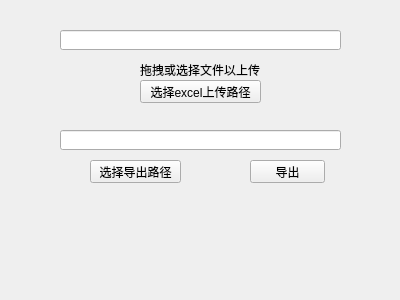
<?xml version="1.0" encoding="UTF-8"?>
<ui version="4.0">
 <class>Form</class>
 <widget class="QWidget" name="Form">
  <property name="geometry">
   <rect>
    <x>0</x>
    <y>0</y>
    <width>400</width>
    <height>300</height>
   </rect>
  </property>
  <property name="windowTitle">
   <string>商品excel转为商品文件</string>
  </property>
  <widget class="QLabel" name="label">
   <property name="geometry">
    <rect>
     <x>140</x>
     <y>60</y>
     <width>121</width>
     <height>20</height>
    </rect>
   </property>
   <property name="toolTip">
    <string>拖拽或选择文件以上传</string>
   </property>
   <property name="text">
    <string>拖拽或选择文件以上传</string>
   </property>
  </widget>
  <widget class="QLineEdit" name="lineEdit">
   <property name="geometry">
    <rect>
     <x>60</x>
     <y>30</y>
     <width>281</width>
     <height>20</height>
    </rect>
   </property>
  </widget>
  <widget class="QPushButton" name="pushButton">
   <property name="geometry">
    <rect>
     <x>140</x>
     <y>80</y>
     <width>121</width>
     <height>23</height>
    </rect>
   </property>
   <property name="text">
    <string>选择excel上传路径</string>
   </property>
  </widget>
  <widget class="QPushButton" name="pushButton_2">
   <property name="geometry">
    <rect>
     <x>90</x>
     <y>160</y>
     <width>91</width>
     <height>23</height>
    </rect>
   </property>
   <property name="text">
    <string>选择导出路径</string>
   </property>
  </widget>
  <widget class="QLineEdit" name="lineEdit_2">
   <property name="geometry">
    <rect>
     <x>60</x>
     <y>130</y>
     <width>281</width>
     <height>20</height>
    </rect>
   </property>
  </widget>
  <widget class="QPushButton" name="pushButton_3">
   <property name="geometry">
    <rect>
     <x>250</x>
     <y>160</y>
     <width>75</width>
     <height>23</height>
    </rect>
   </property>
   <property name="text">
    <string>导出</string>
   </property>
  </widget>
 </widget>
 <resources/>
 <connections/>
</ui>
